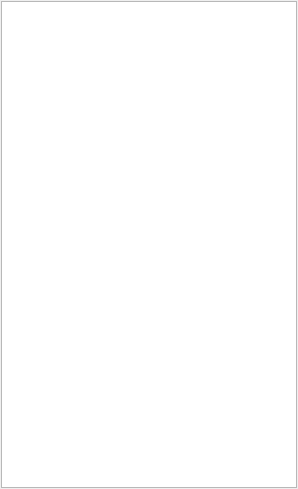
<?xml version="1.0" encoding="UTF-8"?>
<ui version="4.0">
 <class>ThumbsWidget</class>
 <widget class="QWidget" name="ThumbsWidget">
  <property name="geometry">
   <rect>
    <x>0</x>
    <y>0</y>
    <width>298</width>
    <height>489</height>
   </rect>
  </property>
  <property name="windowTitle">
   <string/>
  </property>
  <layout class="QVBoxLayout" name="verticalLayout">
   <property name="margin">
    <number>1</number>
   </property>
   <item>
    <widget class="LeechCraft::Monocle::PagesView" name="ThumbsView_"/>
   </item>
  </layout>
 </widget>
 <customwidgets>
  <customwidget>
   <class>LeechCraft::Monocle::PagesView</class>
   <extends>QGraphicsView</extends>
   <header>pagesview.h</header>
  </customwidget>
 </customwidgets>
 <resources/>
 <connections/>
</ui>
